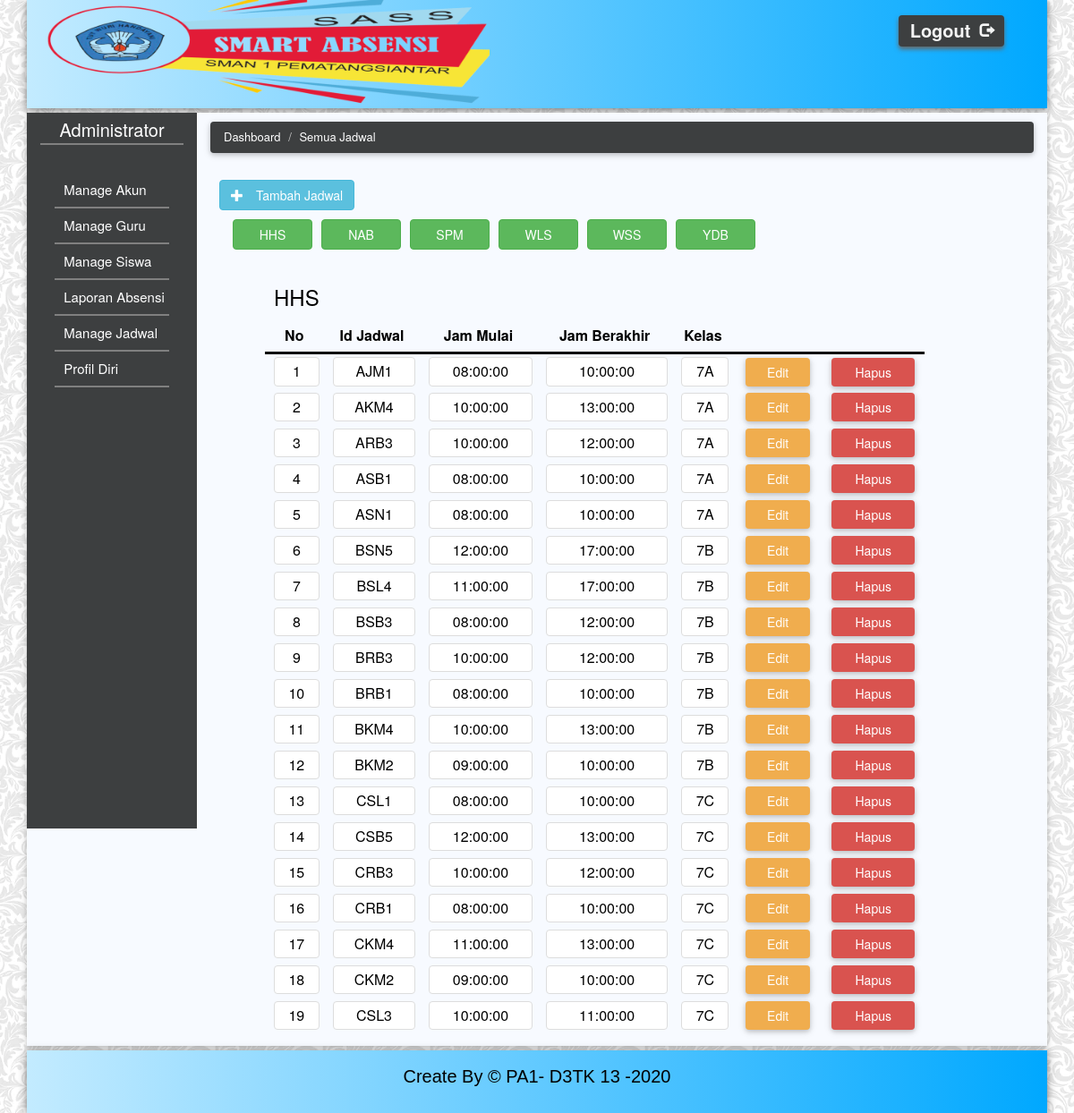
Page /AllJadwal.php (signed in) on the committed database.
### tables this page shows
create table `guru` (
	`kode_guru` varchar (72),
	`NIK` varchar (72),
	`username_akun` varchar (765),
	`Nama` varchar (765),
	`Bidang_Pelajaran` varchar (150),
	`tanggal_lahir` date ,
	`tempat_lahir` varchar (150),
	`alamat` varchar (765)
);

create table `jadwal` (
	`id_jadwal` varchar (24),
	`jam_mulai` time ,
	`jam_berakhir` time ,
	`kode_guru` varchar (72),
	`kelas` varchar (12)
);

### commons/Function.php (called while the page is built, shortened)
<?php
    $db = mysqli_connect('localhost','root','','sman1_pematangsiantar');
    function ExecuteQuery($query){
        global $db;
        $result = mysqli_query($db,$query);
        return $result;
    }
    function getAllIdGuru(){
        $query = "SELECT kode_guru FROM guru ORDER BY kode_guru";
        $result = ExecuteQuery($query);
        $AllId = [];
        while($data = mysqli_fetch_assoc($result)){
            $AllId[] = $data;
        }
        return $AllId;
    }
    function getAllJadwalGuru($kode_guru){
        $query = "SELECT * FROM jadwal WHERE kode_guru = '$kode_guru' ORDER BY kelas";
        $result = ExecuteQuery($query);
        $AllJadwal = [];
        while($data = mysqli_fetch_assoc($result)){
            $AllJadwal[] = $data;
        }
        return $AllJadwal;
    }
    function encrypt($data){
        $encrypted = base64_encode($data);
        return $encrypted;
    }

### AllJadwal.php (the view, shortened to what this page needs)
<html>
    <head>
        <?php
        require_once "commons/Function.php";
        ?>
        <link rel="stylesheet" href="css/bootstrap.min.css">
        <link rel="stylesheet" href="css/bootstrap.css">
        <link rel="stylesheet" href="css/myStyle.css">
    </head>
    <body style="color:white">
        <div class="container">
            <?php require('commons/header.php')?>
            <div class="col-md-12 content box-shadow" style="margin:5px 0px 5px 0px;padding:0px">
                <?php require('commons/menu.php')?>
                <div class="col-md-10">
                        <ul class="breadcrumb box-shadow">
                            <li><a href="Dashboard.php" style="text-decoration: none;color:white;">Dashboard</a></li>
                            <li><a href="#" style="text-decoration: none;color:white;">Semua Jadwal</a></li>
                        </ul>
                    <a href="add_jadwal.php"><div class="btn btn-info" style="margin:10px;">
                        <span class="glyphicon glyphicon-plus" >&nbsp</span>Tambah Jadwal</div></a>
                    <div class="col-md-12" style="margin-bottom:20px;">
                    <?php
                            $AllId_guru = getAllIdGuru();
                            foreach($AllId_guru as $idGuru){
                            echo "<a href='AllJadwal.php?kode=".encrypt($idGuru['kode_guru'])."' >";
                            echo "<div class='col-md-1 btn btn-success ' style='width:10%;margin-left:10px;'>".$idGuru['kode_guru']."</div></a>";
                            }
                    ?>
                    </div>
                    <div class="row col-md-10" style="margin-left:5%;">
                        <form>
                            <table>
                                <?php
                                    $query = "SELECT kode_guru FROM guru ORDER BY kode_guru";
                                    $result = ExecuteQuery($query);
                                    $data = mysqli_fetch_assoc($result);
                                    $i = 1;
                                        $kode_guru = isset($_GET['kode']) ? decrypt($_GET['kode']) : $data['kode_guru'];
                                        $AllJadwal = getAllJadwalGuru($kode_guru);
                                        echo '<tr>';
                                            echo "<td style='width:3%'><b><h3>".$kode_guru."</h3></b></td>";
                                        echo '</tr>';
                                        echo "<tr style='border-bottom:3px solid black'>";
                                            echo "<th style='width:3%'>No</th>  ";
                                            echo "<th>Id Jadwal</th>";
                                            echo "<th>Jam Mulai</th>";
                                            echo "<th>Jam Berakhir</th>";
                                            echo "<th>Kelas</th>";
                                        echo "</tr>";
                                        foreach($AllJadwal as $jadwal){
                                            $id_jadwal = encrypt($jadwal['id_jadwal']); ?>
                                        <tr>
                                            <center>
                                                <td style="width:3%"><div class="thumbnail"><?= $i; ?></div></td>
                                            </center>
                                            <td><div class="thumbnail"><?= $jadwal['id_jadwal']; ?></div></td>
                                            <td><div class="thumbnail"><?= $jadwal['jam_mulai']; ?></div></td>
                                            <td><div class="thumbnail"><?= $jadwal['jam_berakhir']; ?></div></td>
                                            <td><div class="thumbnail"><?= $jadwal['kelas']; ?></div></td>
                                            <td>
                                                <a href="EditJadwal.php?kode=<?= $id_jadwal ?>">
                                                        <div class="btn btn-warning w90 box-shadow">Edit</div></a>
                                                    </td>
                                                    <td>
                                                        <a href="AllProcess.php?action=HapusJadwal&kode=<?= $id_jadwal ?>"
                                                                onclick="return confirm('Apakah Anda Yakin Ingin Menghapus Jadwal ini?')">
                                                                <div class="btn btn-danger w90 box-shadow">Hapus</div></a>
                                                            </td>
                                                        </tr>
                                                        <?php
                                        ++$i;
                                    }
                                    ?>
                            </table>
                        </form>
                    </div>
                </div>
            </div>
            <?php require('commons/footer.php')?>
        </div>
    </body>
</html>

### css/myStyle.css (style rules this page uses)
.content { background-color: #f7faff; }
.box-shadow { box-shadow: 0 2px 5px 0 rgba(0,0,0,0.16), 0 2px 10px 0 rgba(0,0,0,0.12); border: 0px solid black; }
body { background-image: url('images/corak.png') }
a { color:whitesmoke; text-decoration: none; }
.breadcrumb { margin-top:10px; background-color: #3d3f40; color:white; transition: 0.5s; font-size:13px; }
td { text-align: left; height:40px; padding:0px 5px 0px 10px;; }

### AllJadwal.php (style rules this page uses)
td,th { color:black; height:40px; text-align: center; }
.w90 { width:90%; }
.thumbnail { margin:0px; }

### rows in the picture
guru: kode_guru "HHS"
guru: kode_guru "NAB"
guru: kode_guru "SPM"
guru: kode_guru "WLS"
guru: kode_guru "WSS"
guru: kode_guru "YDB"
jadwal: id_jadwal "AJM1", jam_mulai "08:00:00", jam_berakhir "10:00:00", kelas "7A"
jadwal: id_jadwal "AKM4", jam_mulai "10:00:00", jam_berakhir "13:00:00", kelas "7A"
jadwal: id_jadwal "ARB3", jam_mulai "10:00:00", jam_berakhir "12:00:00", kelas "7A"
jadwal: id_jadwal "ASB1", jam_mulai "08:00:00", jam_berakhir "10:00:00", kelas "7A"
jadwal: id_jadwal "ASN1", jam_mulai "08:00:00", jam_berakhir "10:00:00", kelas "7A"
jadwal: id_jadwal "BSN5", jam_mulai "12:00:00", jam_berakhir "17:00:00", kelas "7B"
jadwal: id_jadwal "BSL4", jam_mulai "11:00:00", jam_berakhir "17:00:00", kelas "7B"
jadwal: id_jadwal "BSB3", jam_mulai "08:00:00", jam_berakhir "12:00:00", kelas "7B"
jadwal: id_jadwal "BRB3", jam_mulai "10:00:00", jam_berakhir "12:00:00", kelas "7B"
jadwal: id_jadwal "BRB1", jam_mulai "08:00:00", jam_berakhir "10:00:00", kelas "7B"
jadwal: id_jadwal "BKM4", jam_mulai "10:00:00", jam_berakhir "13:00:00", kelas "7B"
jadwal: id_jadwal "BKM2", jam_mulai "09:00:00", jam_berakhir "10:00:00", kelas "7B"
jadwal: id_jadwal "CSL1", jam_mulai "08:00:00", jam_berakhir "10:00:00", kelas "7C"
jadwal: id_jadwal "CSB5", jam_mulai "12:00:00", jam_berakhir "13:00:00", kelas "7C"
jadwal: id_jadwal "CRB3", jam_mulai "10:00:00", jam_berakhir "12:00:00", kelas "7C"
jadwal: id_jadwal "CRB1", jam_mulai "08:00:00", jam_berakhir "10:00:00", kelas "7C"
jadwal: id_jadwal "CKM4", jam_mulai "11:00:00", jam_berakhir "13:00:00", kelas "7C"
jadwal: id_jadwal "CKM2", jam_mulai "09:00:00", jam_berakhir "10:00:00", kelas "7C"
jadwal: id_jadwal "CSL3", jam_mulai "10:00:00", jam_berakhir "11:00:00", kelas "7C"

### other values in the picture
$role "Administrator"
